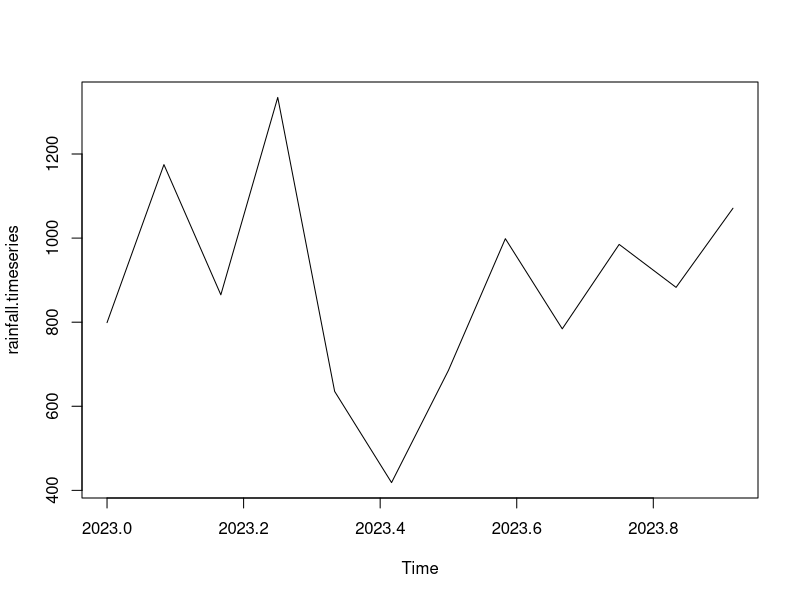

This chart was generated by the following R code:
# Practical 7: Time Series Analysis
# Aim: Time-Series Analysis using R

# Get the data points in the form of R vector
rainfall <- c(799, 1174.8, 865.1, 1334.6, 635.4, 418.5,
              685.5, 998.6, 784.2, 985, 882.8, 1071)

# Convert into time-series object
rainfall.timeseries <- ts(rainfall, start = c(2023,1), frequency = 12)

# Print time series
print(rainfall.timeseries)

# Visualization
png(file = "rainfall.png")

# Plot the graph of time series
plot(rainfall.timeseries)

# Save file
dev.off()
